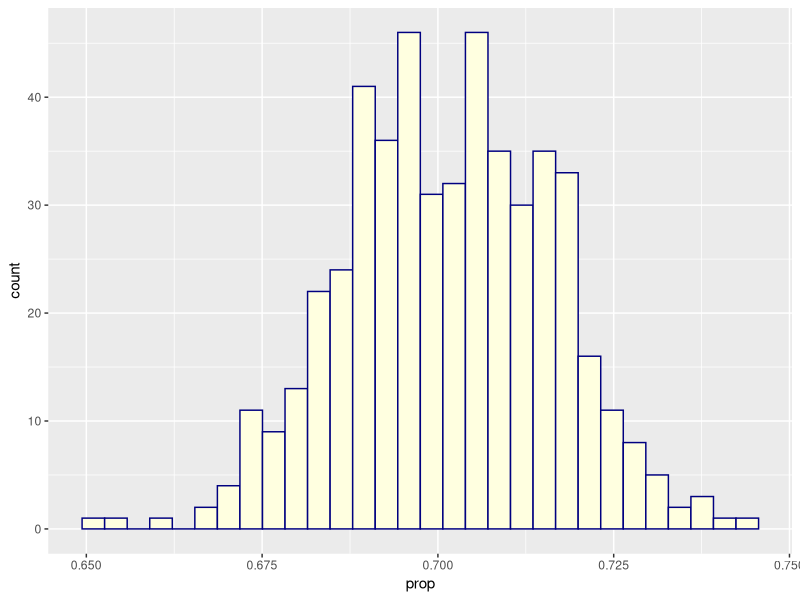

Write R code to recreate this figure.
## ---- chunk 1
library(tidyverse) 
## ---- chunk 2
possible_outcomes <- c("Y", "N")
set.seed(098)
samp <- sample(possible_outcomes, 
               1000, 
               replace = TRUE, 
               prob = c(0.7, 0.3)) # probability of yes: 0.7, probability of no is 0.3
samp[1:10] # look at first ten
## ---- chunk 3
prop <- sum(samp=="Y")/length(samp)
prop
## ---- chunk 4
se <- sqrt(prop*(1-prop)/1000)
se
## ---- chunk 5
se_true <- sqrt((0.7*(1-0.7))/1000)
se_true
## ---- chunk 6
z_score <- (0.85 - 0.7)/se_true
z_score
## ---- chunk 7
1-pnorm(z_score)
## ---- chunk 8
lower <- prop - 1.96*se
upper <- prop + 1.96*se
lower; upper
## ---- chunk 9
possible_outcomes <- c("Y", "N")
res <- tibble(sample = 1:500, prop = NA) # define an empty dataframe to store the results
set.seed(876)
for (i in 1:500) { # do this thing 100 times
  samp <- sample(possible_outcomes, 1000, replace = TRUE, prob = c(0.7, 0.3))
  res$prop[i] <- sum(samp=="Y")/length(samp) # calculating the proportion, and saving proportion in my res dataframe
}
res
## ---- chunk 10
ggplot(data = res, aes(prop)) + 
  geom_histogram(color = "navy", fill = "lightyellow")
## ---- chunk 11
df <- 19-1
# taking the absolute (abs)
t_star <- abs(qt(0.025, df)) # takes a probability, spits out a critical value
t_star
## ---- chunk 12
n <- 19
x_bar <- 400
se <- 20/sqrt(n)
df <- n - 1
t_star <- abs(qt(0.025, df = 18))
# lower bound
x_bar - t_star*se
# upper bound 
x_bar + t_star*se
## ---- chunk 13
n <- 19
x_bar <- 400
se <- 20/sqrt(n)
df <- n - 1
t_star <- abs(qt(0.005, df = 18))
# lower bound
x_bar - t_star*se
# upper bound 
x_bar + t_star*se
## ---- chunk 14
T_score <- (x_bar - 395)/se
T_score
## ---- chunk 15
pt(-1*T_score, df = 18)*2
